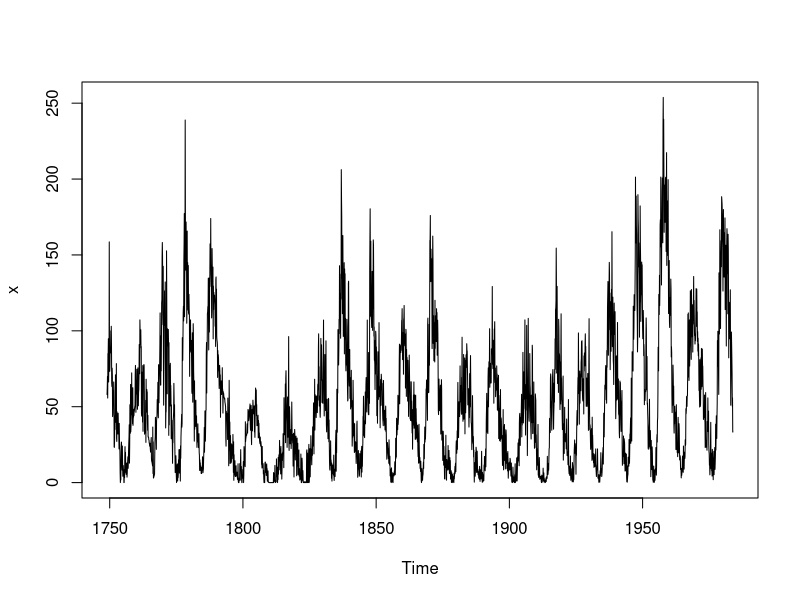

Generate this figure with R:
library(tseries)


### Name: read.ts
### Title: Read Time Series Data
### Aliases: read.ts
### Keywords: file ts

### ** Examples

data(sunspots)
st <- start(sunspots)
fr <- frequency(sunspots)
write(sunspots, "sunspots", ncolumns=1)
x <- read.ts("sunspots", start=st, frequency=fr)
plot(x)
unlink("sunspots")
